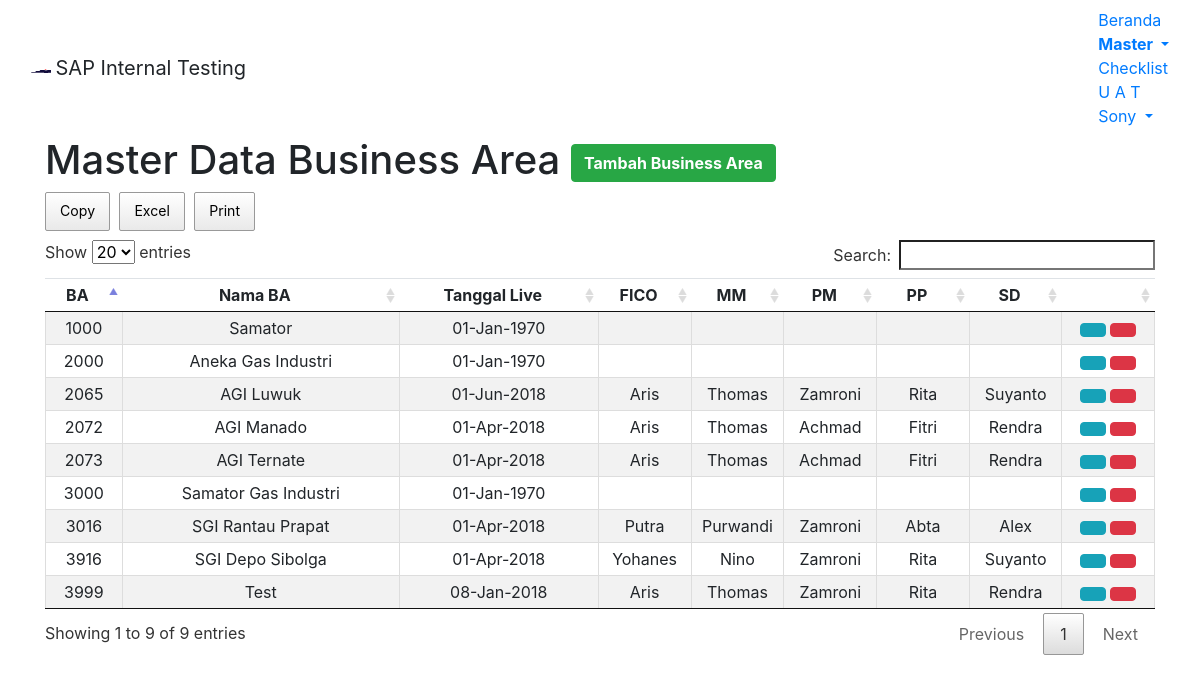
Screenshot of /module/home/m-ba.php (signed in) with the database file from the repository.
### tables this page shows
CREATE TABLE `m_ba` (
  `id` int(11) NOT NULL,
  `idba` int(4) NOT NULL,
  `nameba` varchar(255) NOT NULL,
  `date_live` varchar(255) DEFAULT NULL,
  `p_fico` varchar(255) DEFAULT NULL,
  `p_mm` varchar(255) DEFAULT NULL,
  `p_pm` varchar(255) DEFAULT NULL,
  `p_pp` varchar(255) DEFAULT NULL,
  `p_sd` varchar(255) DEFAULT NULL,
  `chg_by` varchar(255) DEFAULT NULL,
  `chg_date` datetime DEFAULT NULL
);

### module/home/m-ba.php (the view, shortened to what this page needs)
<!DOCTYPE html>
<?php
	$root = "../../";
?>
 <html lang="en-US">
<head>
<link href="<?php echo $root; ?>assets/css/bootstrap.min.css" rel="stylesheet">
<link href="<?php echo $root; ?>assets/datatables/media/css/jquery.dataTables.min.css" rel="stylesheet">
<link href="<?php echo $root; ?>assets/datatables/media/css/buttons.dataTables.min.css" rel="stylesheet">
<link href="<?php echo $root; ?>assets/bs-select/css/bootstrap-select.min.css" rel="stylesheet">
<body>
	<nav class="navbar navbar-default">
	  <div class="container-fluid">
		<div class="navbar-header">
		  <img alt="Samator" class="navbar-text" src="<?php echo $root; ?>assets/images/s-logo.png" width="20" height="20">
		  <a class="navbar-brand">SAP Internal Testing</a>
		</div>
		<ul class="nav navbar-nav navbar-right">
			<li><a href="<?php echo $root; ?>module/home/home.php">Beranda</a></li>
			<li class="dropdown active">
				<a class="dropdown-toggle" data-toggle="dropdown" href="#"><b>Master
				<span class="caret"></span></b></a>
			</li>
			<li><a href="<?php echo $root; ?>module/home/checklist.php">Checklist</a></li>
			<li><a href="<?php echo $root; ?>module/home/uat.php">U A T</a></li>
			<li class="dropdown">
				<a class="dropdown-toggle" data-toggle="dropdown" href="#"><span class="glyphicon glyphicon-user" aria-hidden="true"></span>
				<?php echo $_SESSION["longname"]; ?>
				<span class="caret"></span></a>
			</li>
		</ul>
	  </div>
	</nav>
	<div class="container container-fluid">
		<h1>Master Data Business Area
			<?php
				if ($_SESSION['modul']=="ABAP" || $_SESSION['modul']=="BASIS")
				{
			?>
			<button type="button" class="btn btn-success pull-right" data-toggle="modal" data-target="#modaladdba"><span class="glyphicon glyphicon-plus"></span> <b>Tambah Business Area</b></button>
			<?php
				}
				else
				{
				}
			?>
		</h1>
	</div>
	<div class="container container-fluid">
		<table id="tableBA" class="table table-hover text-center table-striped compact cell-border">
			<thead>
				<tr>
					<td><b>BA</b></td>
					<td><b>Nama BA</b></td>
					<td><b>Tanggal Live</b></td>
					<td class="col-md-1 col-lg-1"><b>FICO</b></td>
					<td class="col-md-1 col-lg-1"><b>MM</b></td>
					<td class="col-md-1 col-lg-1"><b>PM</b></td>
					<td class="col-md-1 col-lg-1"><b>PP</b></td>
					<td class="col-md-1 col-lg-1"><b>SD</b></td>
					<?php if ($_SESSION['modul']=="ABAP" || $_SESSION['modul']=="BASIS") { ?>
					<td class="col-md-1"></td>
					<?php } else {} ?>
				</tr>
			</thead>
			<tbody data-link="row">
			<?php
				$con = mysqli_connect("localhost","root","","saptest");
				$query = "SELECT * FROM m_ba";
				$result = mysqli_query($con,$query);
				while($row = mysqli_fetch_array($result,MYSQLI_ASSOC))
				{
					echo "<tr>";
						echo "<td style:'border=1px solid black'>".$row['idba']."</td>";
						echo "<td style:'border=1px solid black'>".$row['nameba']."</td>";
						$origDate = $row['date_live'];
						$newDate = date("d-M-Y", strtotime($origDate));
						echo "<td style:'border=1px solid black'>".$newDate."</td>";
						echo "<td style:'border=1px solid black'>".$row['p_fico']."</td>";
						echo "<td style:'border=1px solid black'>".$row['p_mm']."</td>";
						echo "<td style:'border=1px solid black'>".$row['p_pm']."</td>";
						echo "<td style:'border=1px solid black'>".$row['p_pp']."</td>";
						echo "<td style:'border=1px solid black'>".$row['p_sd']."</td>";
					if ($_SESSION['modul']=="ABAP" || $_SESSION['modul']=="BASIS")
						{
			?>
							<td><a type='button' class='btn btn-info btn-xs' data-toggle='modal' href="#modalEditBA<?php echo $row['id']; ?>"><span class='glyphicon glyphicon-pencil'></span></a>
							<a type='button' class='btn btn-danger btn-xs' data-toggle='modal' href="#modalDelBA<?php echo $row['idba']; ?>"><span class='glyphicon glyphicon-trash'></span></a></td>
			<?php
						}
						else
						{
						}
					echo "</tr>";
				}
			?>
			</tbody>
		</table>
	</div>
</body>

### rows the page displays
m_ba: idba "1000", nameba "Samator", date_live "01-Jan-1970"
m_ba: idba "2000", nameba "Aneka Gas Industri", newDate "01-Jan-1970"
m_ba: idba "2065", nameba "AGI Luwuk", date_live "01-Jun-2018", p_fico "Aris", p_mm "Thomas", p_pm "Zamroni", p_pp "Rita", p_sd "Suyanto"
m_ba: idba "3000", nameba "Samator Gas Industri", date_live "01-Jan-1970"
m_ba: idba "3916", nameba "SGI Depo Sibolga", date_live "01-Apr-2018", p_fico "Yohanes", p_mm "Nino", p_pm "Zamroni", p_pp "Rita", p_sd "Suyanto"
m_ba: idba "3016", nameba "SGI Rantau Prapat", date_live "01-Apr-2018", p_fico "Putra", p_mm "Purwandi", p_pm "Zamroni", p_pp "Abta", p_sd "Alex"
m_ba: idba "2072", nameba "AGI Manado", date_live "01-Apr-2018", p_fico "Aris", p_mm "Thomas", p_pm "Achmad", p_pp "Fitri", p_sd "Rendra"
m_ba: idba "2073", nameba "AGI Ternate", date_live "01-Apr-2018", p_fico "Aris", p_mm "Thomas", p_pm "Achmad", p_pp "Fitri", p_sd "Rendra"
m_ba: idba "3999", nameba "Test", date_live "08-Jan-2018", p_fico "Aris", p_mm "Thomas", p_pm "Zamroni", p_pp "Rita", p_sd "Rendra"

### other values shown
$_SESSION["longname"] "Sony"
